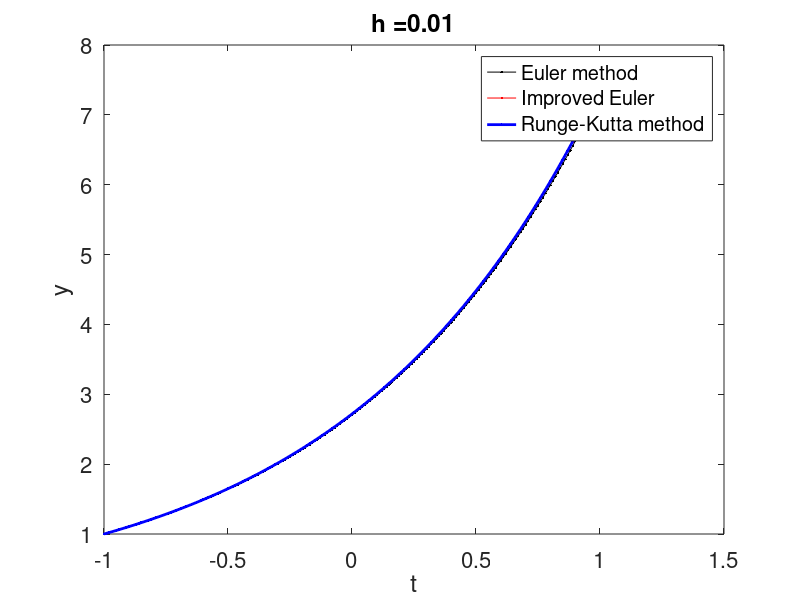

Write MATLAB code to recreate this figure.
%% Numerical implemations - Section 2.4, 2.5, 2.6
% One program to do it all: Euler, Heun and Runge-Kutta
%
% Instructions: 
% (1) set your initial data below
% (2) set the step size and number of iterations, or alternatively set the ending time
% t_end to get N
% (3) set/modify the function definition "f" to fit the DE problem
% (4) run the program (click the green triangle) to call the three
% numerical algorithms to plot results. Label and save your graphs
% appropriately.


function [] = numericsWN()
clc

%%% initial data
t0 = -1;
y0 = 1;

%%% set number of steps and step size
h = .01;
%N = 2;
%t_end = N*h
%% or set tend to find N:
t_end = 1;
N = round((t_end-t0)/h);


%%% Call numerical algorithm, either Euler, Heun, or Runge-Kutta, or all of
%%% them!

[tE,yE] = Euler(@f,t0,y0,h,N)
[tH,yH] = Heun(@f,t0,y0,h,N);
[tRK,yRK] = RK(@f,t0,y0,h,N);


%yTrue = y0*exp(tE);

figure(1)
clf;
plot(tE,yE,'k.-', tH,yH, 'r.-',tRK,yRK,'b.-','linewidth',2)
%%plot(tRK,yRK,'b','linewidth',2)
xlabel('t','FontSize',16)
ylabel('y','FontSize',16)
set(gca,'FontSize',16)
title(strcat('h = ',num2str(h)))
legend('Euler method', 'Improved Euler', 'Runge-Kutta method','True solution')
%%legend('Runge-Kutta method')




%%%%% sub-function definitions


function [fOut] = f(t,y)
fOut = y;
%fOut = 10-0.2*y-0.27*y^(1.5);

function [err] = Error(ya,yb)
err = abs((ya-yb)./yb);


%% Euler method
% Solve the IVP y'(x)=f(x,y) with y(y0)=x0. The function f is given as a
% symbolic function.
% Given: step size h and number of steps. 

function [xE,yE] = Euler(f,x0,y0,h,N)

xE = zeros(1,N+1); yE = zeros(1,N+1);   % Initialization
xE(1) = x0; yE(1) = y0;                 % Initial condition

for i=1:N                               % For loop over the steps
    xE(i+1) = xE(i)+h;                  % Next x
    yE(i+1) = yE(i)+h*f(xE(i),yE(i));   % Euler iteration - next y
end


%% Heun method
% Solve the IVP y'(x)=f(x,y) with y(y0)=x0. The function f is given as a
% symbolic function.
% Given: step size h and number of steps. 

function [xH,yH] = Heun(f,x0,y0,h,N)

xH = zeros(1,N+1); yH = zeros(1,N+1);   % Initialization 
xH(1) = x0; yH(1) = y0;                 % Initial condition

for i=1:N                               % For loop over the steps
    k1 = f(xH(i),yH(i));                % k1
    k2 = f(xH(i)+h,yH(i)+h*k1);         % k2
    k = (k1+k2)/2;                      % k
    xH(i+1) = xH(i)+h;                  % Next x
    yH(i+1) = yH(i)+h*k;                % Heun iteration - next y
end


%% RK method
% Solve the IVP y'(x)=f(x,y) with y(y0)=x0. The function f is given as a
% symbolic function.
% Given: step size h and number of steps. 

function [xRK,yRK] = RK(f,x0,y0,h,N)

xRK = zeros(1,N+1); yRK = zeros(1,N+1); % Initialization
xRK(1) = x0; yRK(1) = y0;               % Initial condition

for i=1:N                               % For loop over the steps
    k1 = f(xRK(i),yRK(i));              % k1
    k2 = f(xRK(i)+h/2,yRK(i)+h*k1/2);   % k2       
    k3 = f(xRK(i)+h/2,yRK(i)+h*k2/2);   % k3
    k4 = f(xRK(i)+h,yRK(i)+h*k3);       % k4
    k = (k1+2*k2+2*k3+k4)/6;            % k
    xRK(i+1) = xRK(i)+h;                % Next x
    yRK(i+1) = yRK(i)+h*k;              % Runge Kutta iteration - next y
end


